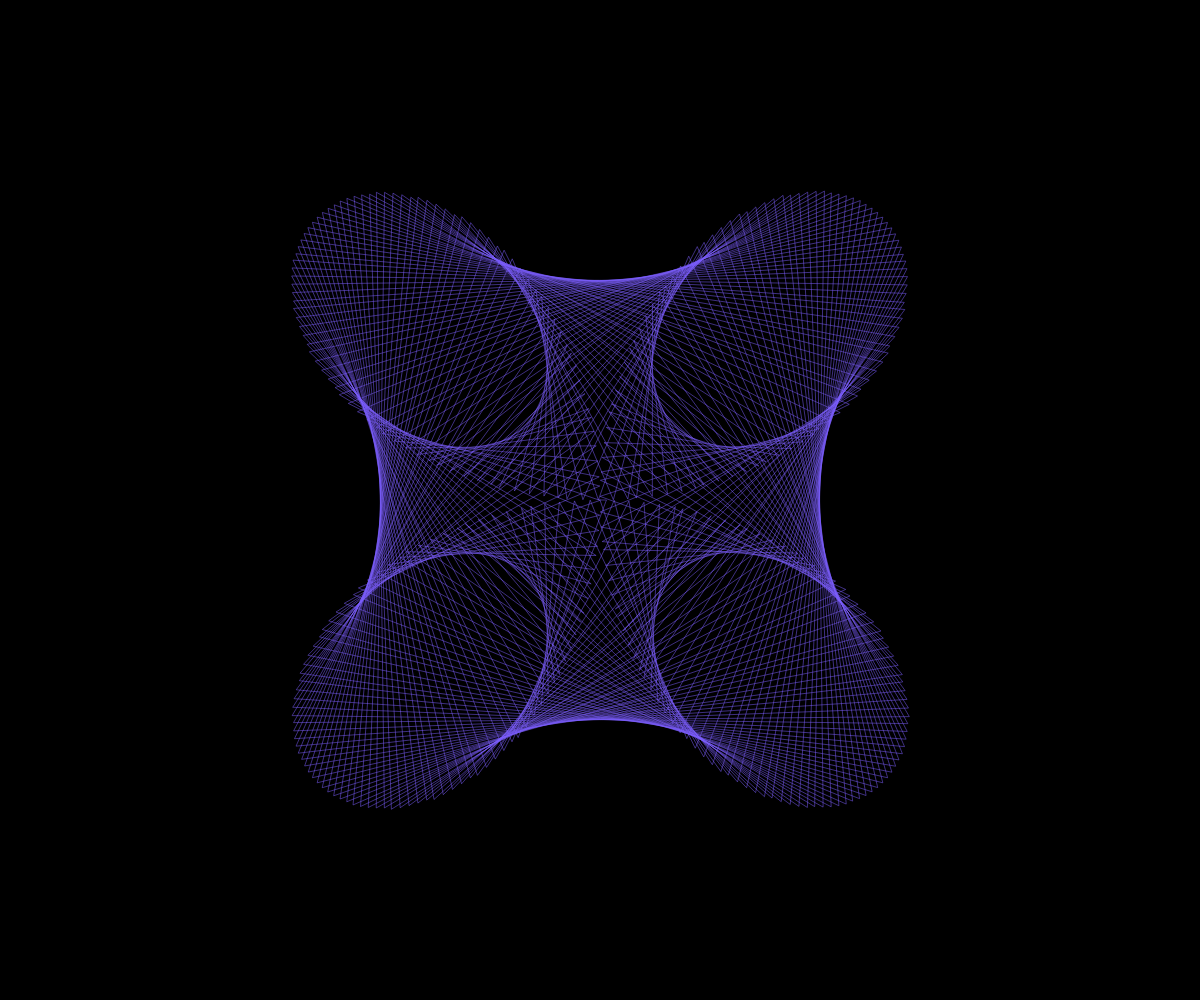
Frame 1 (no input)
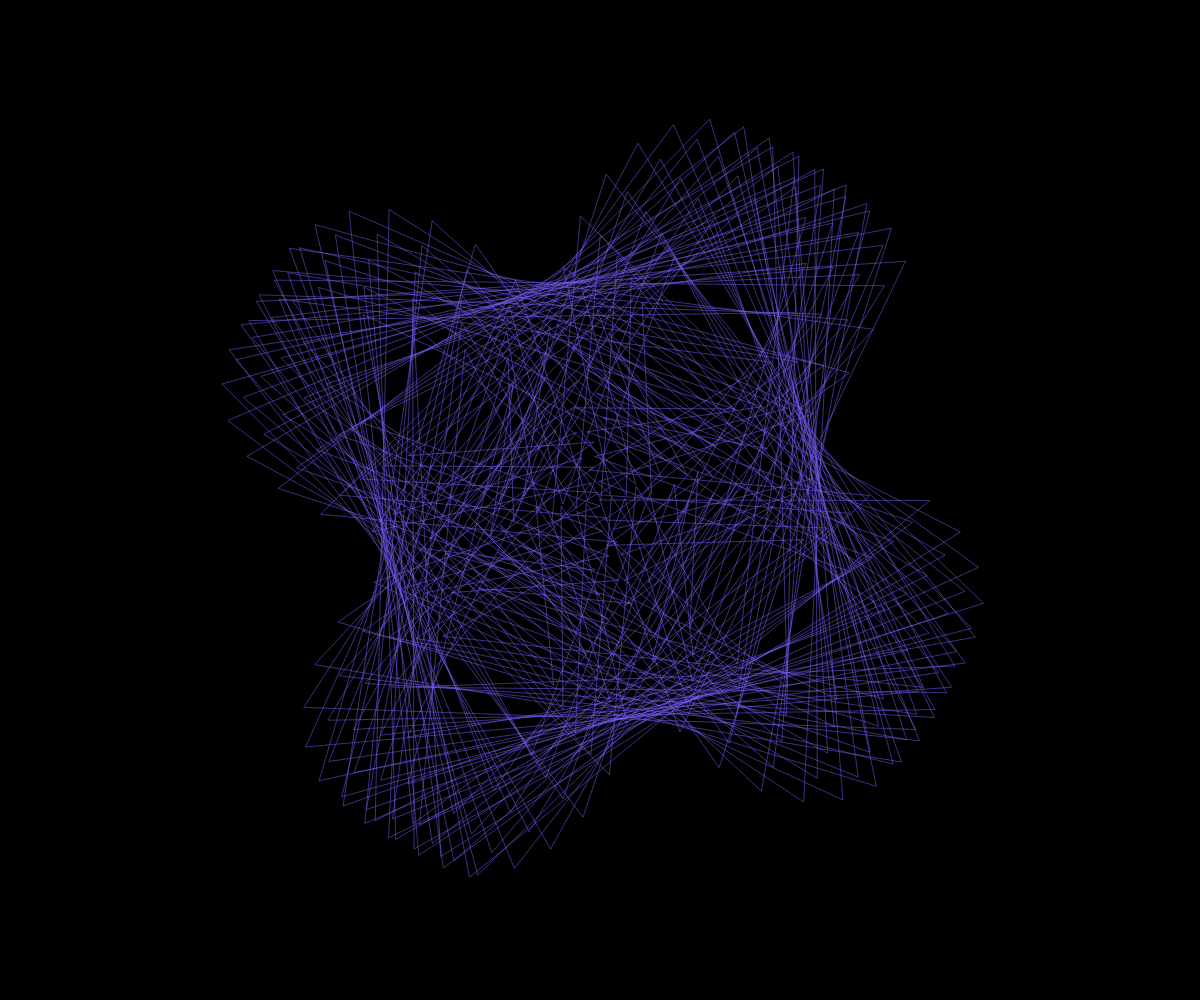
Frame 60 (no input)
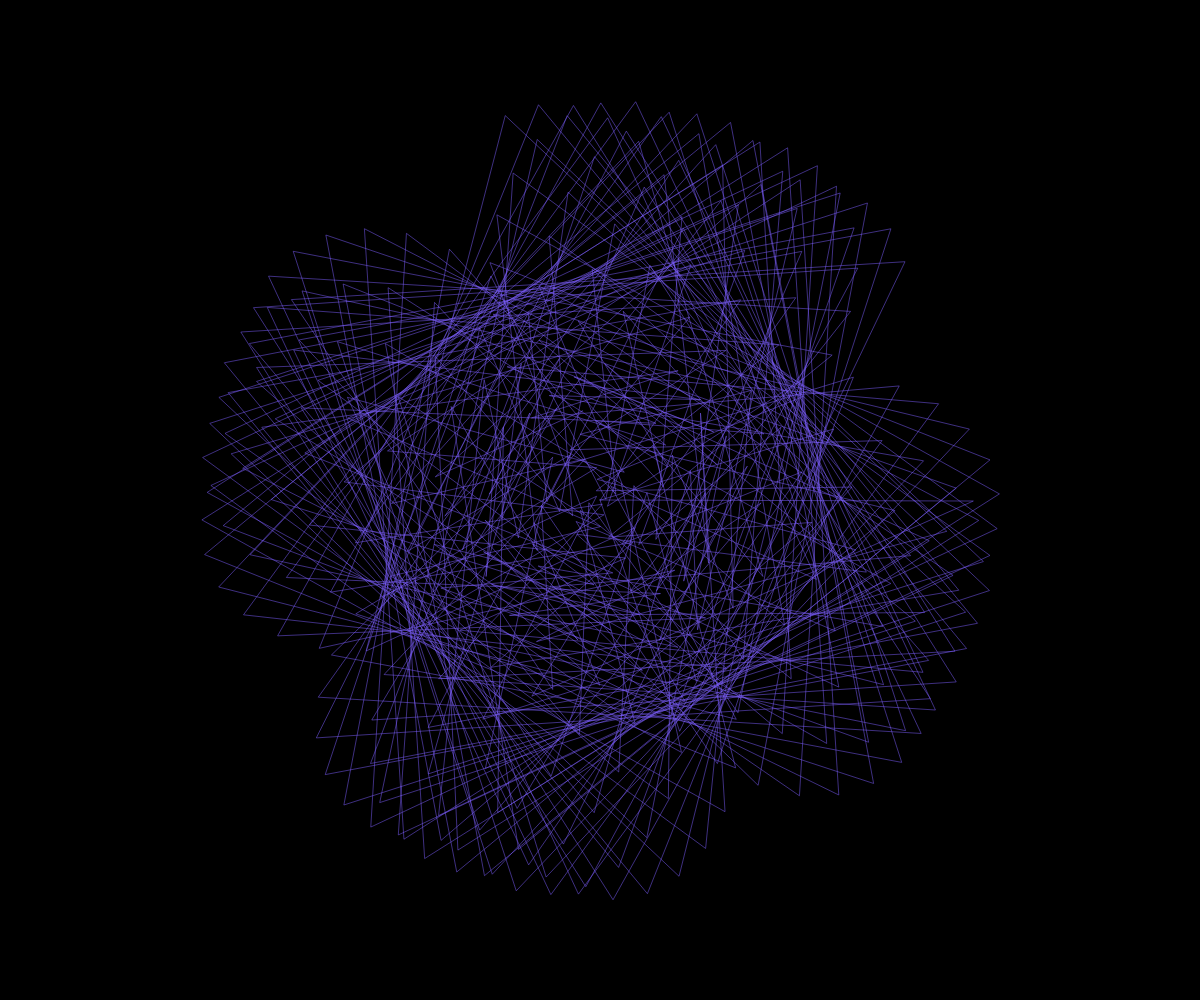
Frame 120 (the mouse pressed at the canvas centre since frame 60)

The p5.js sketch that drew these frames (run headless with seeded random() and noise() and a simulated clock; from frame 60 on, the mouse is pressed at the canvas centre):

// p5.js sketch
// ── sketch.js
// SKETCH 1

// // function setup() {
// //   createCanvas(windowWidth, windowHeight);
// //   // frameRate(1);
// //   rectMode(CENTER);
// //   // noLoop();
// // }

// // function draw() {
// //   background(220);
// //   let length = [0, 200, 400, 600, 800, 1000, 1200, 2400]
// //   let squareSizes = [25, 50, 100, 200, 400, 800, 1600]
// //   let degrees = 10;

// //   let colors = ['#9b59b6', '#3498db', '#2ecc71', '#1abc9c', '#34495e']

// //   for (let i=0; i < 500; i++) {
// //     let randomNum = generateRandomNum(squareSizes.length)
// //     let randomColor = colors[generateRandomNum(colors.length)]


// //     let c = color(randomColor)   
// //     fill(c)
// //     noStroke()
// //     rotate(degrees);
// //     degrees += 10
// //     // translate(generateRandomNum(window.innerWidth) / 8, generateRandomNum(window.innerHeight) / 8);
// //     square(length[i],0, squareSizes[randomNum])
// //   }
// // }

// // function windowResized() {
// //   resizeCanvas(windowWidth, windowHeight);
// // }

// // function generateRandomNum(max) {
// //   return Math.floor(Math.random() * Math.floor(max));
// // }

// var x = 0;
// var bool = true;

// function setup() {
//   createCanvas(windowWidth, windowHeight);
//   frameRate(10);
//   // rectMode(CENTER);
//   // noLoop();
// }

// function draw() { 
  
//   // background(220)
//   let colors = ['#18dcff', '#17c0eb', '#999', '#666', '#333']
	
//   for (let i=0; i < 5000; i++) {
//     let randomColor = colors[generateRandomNum(colors.length)]
//     let c = color(randomColor)   
//     fill(c)
//     noStroke()

//     x += PI / 2 * 0.00001

//     translate (width/2, height/50)
//     rotate(x)
//     triangle(width/TAU, height/PI, width/PI, height/4, width/2, width/4)
//   }
// }

// function windowResized() {
//   resizeCanvas(windowWidth, windowHeight);
// }

// function generateRandomNum(max) {
//   return Math.floor(Math.random() * Math.floor(max));
// }

// SKETCH 2

let n = 2
let d = 71

function setup() {
  createCanvas(windowWidth, windowHeight)
  // frameRate(1)
  angleMode(DEGREES)
}

function draw() {
  let s = window.innerWidth / 3
  background(0)
  translate(width/2, height/2)
  strokeWeight(0.5)

  noFill()
  beginShape()
  for (let i = 0; i < 361; i++) {
    stroke("#7d5fff")
    let k = i * d
    let r = s * sin(n * k)
    let x = r * cos(k)
    let y = r * sin(k)
    vertex(x,y)
    n += 0.0000001
    d += 0.00000001
  }
  endShape(CLOSE)

  // noFill()
  // stroke("#c56cf0")
  // strokeWeight(0.25)
  // beginShape()
  // for (let i = 0; i < 361; i++) {
  //   let k = i * d2
  //   let r = s * sin(n2 * k)
  //   let x = r * cos(k)
  //   let y = r * sin(k)
  //   vertex(x,y)
  // }
  // endShape(CLOSE)

  // noFill()
  // stroke("#7158e2")
  // strokeWeight(1)
  // beginShape()
  // for (let i = 0; i < 361; i++) {
  //   let k = i
  //   let r = s1 * sin(n2 * k)
  //   let x = r * cos(k)
  //   let y = r * sin(k)
  //   vertex(x,y)
  //   n2 += 0.0000001
  //   d2 += 0.0000001
  //   s1 += 0.01
  // }
  // endShape(CLOSE)

}

function windowResized() {
  resizeCanvas(windowWidth, windowHeight);
}

function generateRandomNum(max) {
  return Math.floor(Math.random() * Math.floor(max));
}
